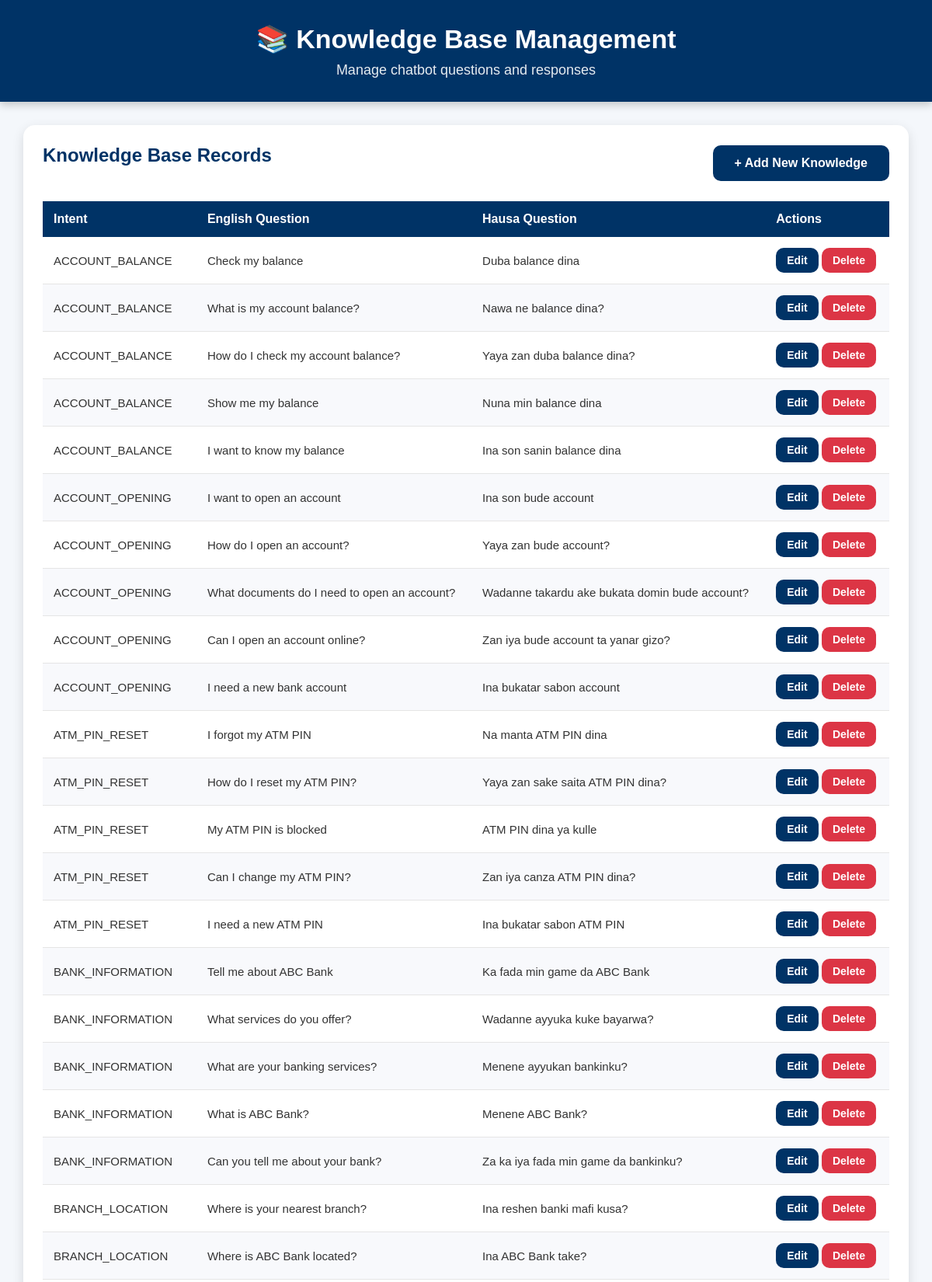
/knowledge/ (signed in, upper part), run on the app's committed database.
### chatbot/models.py (models this page shows, shortened)
class KnowledgeBase(models.Model):
    intent = models.ForeignKey(Intent, on_delete=models.CASCADE)
    question_en = models.TextField()
    question_ha = models.TextField()
    answer_en = models.TextField()
    answer_ha = models.TextField()

class Intent(models.Model):
    intent_name = models.CharField(max_length=100)
    description = models.TextField()

### chatbot/knowledge_views.py (the view)
@login_required
def knowledge_base(request):
    knowledge = KnowledgeBase.objects.select_related(
        "intent"
    ).order_by(
        "intent__intent_name"
    )
    return render(
        request,
        "chatbot/knowledgebase.html",
        {
            "knowledge": knowledge
        }
    )

### chatbot/templates/chatbot/knowledgebase.html (shortened to what this page needs)
{% load static %}
<!DOCTYPE html>
<html lang="en">
<head>
    <link rel="stylesheet"
          href="{% static 'dashboard/css/dashboard.css' %}">
</head>
<body>
<div class="header">
    <h1>
        📚 Knowledge Base Management
    </h1>
    <p>
        Manage chatbot questions and responses
    </p>
</div>
<div class="container">
<div class="chart-box">
    <div style="display:flex;
                justify-content:space-between;
                align-items:center;
                margin-bottom:25px;">
        <h2 class="section-title">
            Knowledge Base Records
        </h2>
        <a href="{% url 'add_knowledge' %}"
           class="btn">
            + Add New Knowledge
        </a>
    </div>
    <table>
        <thead>
            <tr>
                <th>Intent</th>
                <th>English Question</th>
                <th>Hausa Question</th>
                <th>Actions</th>
            </tr>
        </thead>
        <tbody>
        {% for item in knowledge %}
        <tr>
            <td>
                {{ item.intent.intent_name }}
            </td>
            <td>
                {{ item.question_en|truncatechars:60 }}
            </td>
            <td>
                {{ item.question_ha|truncatechars:60 }}
            </td>
            <td>
                                <a href="{% url 'edit_knowledge' item.id %}"
                   class="btn"
                   style="padding:8px 14px;font-size:14px;">
                    Edit
                </a>
                <a href="{% url 'delete_knowledge' item.id %}"
                   class="btn"
                   style="background:#dc3545;
                          padding:8px 14px;
                          font-size:14px;">
                    Delete
                </a>
            </td>
        </tr>
        {% endfor %}
        </tbody>
    </table>
</div>
</div>
</body>
</html>

### dashboard/static/dashboard/css/dashboard.css (style rules this page uses)
* { margin:0; padding:0; box-sizing:border-box; }
body { font-family:Arial, Helvetica, sans-serif; background:#f4f7fb; color:#333; }
.header { background:#003366; color:white; text-align:center; padding:30px; box-shadow:0 4px 10px rgba(0,0,0,.2); }
.header h1 { font-size:34px; margin-bottom:10px; }
.header p { font-size:18px; opacity:.9; }
.container { width:95%; max-width:1500px; margin:30px auto; }
.section-title { color:#003366; margin-bottom:20px; font-size:24px; font-weight:bold; }
.chart-box { background:white; padding:25px; margin-bottom:30px; border-radius:15px; box-shadow:0 5px 15px rgba(0,0,0,.12); }
table { width:100%; border-collapse:collapse; margin-top:15px; background:white; }
table thead { background:#003366; color:white; }
table th { padding:14px; text-align:left; font-size:16px; }
table td { padding:14px; border-bottom:1px solid #e5e5e5; font-size:15px; }
table tbody tr:nth-child(even) { background:#f8f9fc; }
.btn { display:inline-block; padding:14px 28px; background:#003366; color:white; text-decoration:none; border-radius:10px; font-weight:bold; transition:.3s; }

### data on the page
KnowledgeBase: intent.intent_name "ACCOUNT_BALANCE", question_en "Check my balance", question_ha "Duba balance dina"
KnowledgeBase: intent.intent_name "ACCOUNT_BALANCE", question_en "What is my account balance?", question_ha "Nawa ne balance dina?"
KnowledgeBase: intent.intent_name "ACCOUNT_BALANCE", question_en "How do I check my account balance?", question_ha "Yaya zan duba balance dina?"
KnowledgeBase: intent.intent_name "ACCOUNT_BALANCE", question_en "Show me my balance", question_ha "Nuna min balance dina"
KnowledgeBase: intent.intent_name "ACCOUNT_BALANCE", question_en "I want to know my balance", question_ha "Ina son sanin balance dina"
KnowledgeBase: intent.intent_name "ACCOUNT_OPENING", question_en "I want to open an account", question_ha "Ina son bude account"
KnowledgeBase: intent.intent_name "ACCOUNT_OPENING", question_en "How do I open an account?", question_ha "Yaya zan bude account?"
KnowledgeBase: intent.intent_name "ACCOUNT_OPENING", question_en "What documents do I need to open an account?", question_ha "Wadanne takardu ake bukata domin bude account?"
KnowledgeBase: intent.intent_name "ACCOUNT_OPENING", question_en "Can I open an account online?", question_ha "Zan iya bude account ta yanar gizo?"
KnowledgeBase: intent.intent_name "ACCOUNT_OPENING", question_en "I need a new bank account", question_ha "Ina bukatar sabon account"
KnowledgeBase: intent.intent_name "ATM_PIN_RESET", question_en "I forgot my ATM PIN", question_ha "Na manta ATM PIN dina"
KnowledgeBase: intent.intent_name "ATM_PIN_RESET", question_en "How do I reset my ATM PIN?", question_ha "Yaya zan sake saita ATM PIN dina?"
KnowledgeBase: intent.intent_name "ATM_PIN_RESET", question_en "My ATM PIN is blocked", question_ha "ATM PIN dina ya kulle"
KnowledgeBase: intent.intent_name "ATM_PIN_RESET", question_en "Can I change my ATM PIN?", question_ha "Zan iya canza ATM PIN dina?"
KnowledgeBase: intent.intent_name "ATM_PIN_RESET", question_en "I need a new ATM PIN", question_ha "Ina bukatar sabon ATM PIN"
KnowledgeBase: intent.intent_name "BANK_INFORMATION", question_en "Tell me about ABC Bank", question_ha "Ka fada min game da ABC Bank"
KnowledgeBase: intent.intent_name "BANK_INFORMATION", question_en "What services do you offer?", question_ha "Wadanne ayyuka kuke bayarwa?"
KnowledgeBase: intent.intent_name "BANK_INFORMATION", question_en "What are your banking services?", question_ha "Menene ayyukan bankinku?"
KnowledgeBase: intent.intent_name "BANK_INFORMATION", question_en "What is ABC Bank?", question_ha "Menene ABC Bank?"
KnowledgeBase: intent.intent_name "BANK_INFORMATION", question_en "Can you tell me about your bank?", question_ha "Za ka iya fada min game da bankinku?"
KnowledgeBase: intent.intent_name "BRANCH_LOCATION", question_en "Where is your nearest branch?", question_ha "Ina reshen banki mafi kusa?"
KnowledgeBase: intent.intent_name "BRANCH_LOCATION", question_en "Where is ABC Bank located?", question_ha "Ina ABC Bank take?"
